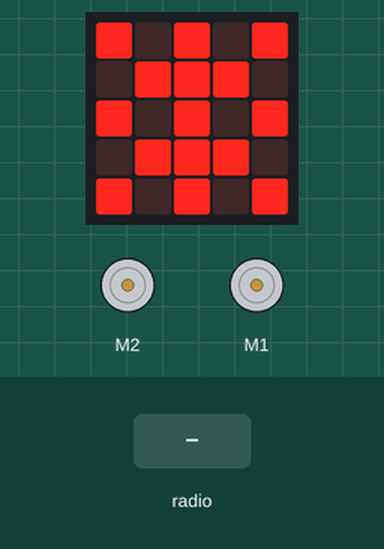
Bench run of a program on a simulated BBC micro:bit (MakeCode). Shown: the board's 5×5 LED display, 2 × DC motor (green arrow = forward, orange = backward, longer = faster). Inputs (shaded band) come from the test bench.

Above: at 1.6 s.
1.7 s: radio message "1" arrives
At 1.85 s:
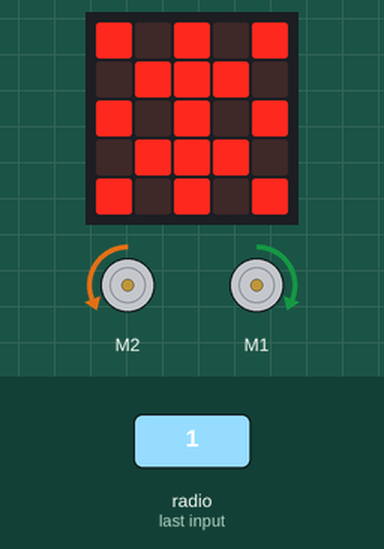
At 3.4 s:
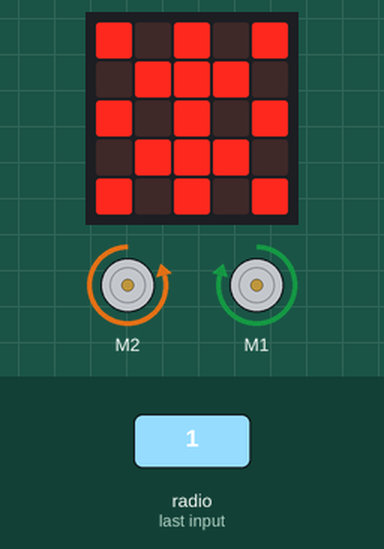
3.7 s: radio message "0" arrives
At 5.1 s:
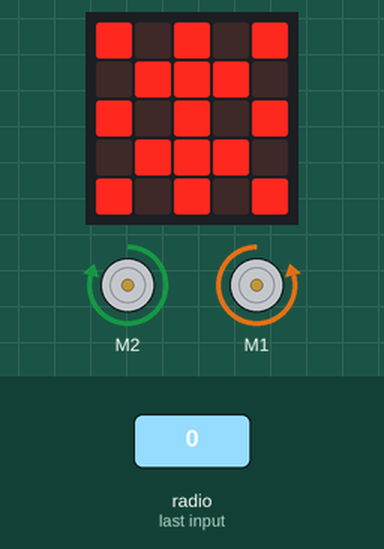
Timing chart, 0 to 6.7 s (numbered marks = the images above; inputs shaded):
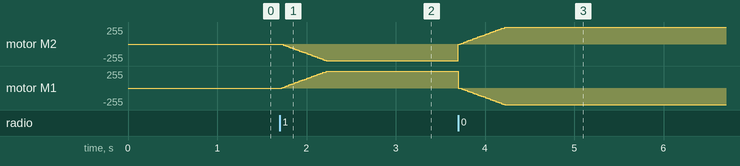

The program:

main.ts
```typescript
let cn = 0
let spd = 0
radio.setGroup(10)
basic.showLeds(`
    # . # . #
    . # # # .
    # . # . #
    . # # # .
    # . # . #
    `)

radio.onReceivedNumber(function (receivedNumber) {
    if (receivedNumber === 0) {
        if (cn !== 0) {
            cn = 0
            spd = 0

            while (spd < 100) {
                kitronik_motor_driver.motorOn(kitronik_motor_driver.Motors.Motor1, kitronik_motor_driver.MotorDirection.Reverse, spd)
                kitronik_motor_driver.motorOn(kitronik_motor_driver.Motors.Motor2, kitronik_motor_driver.MotorDirection.Forward, spd)
                spd += 2
                basic.pause(10)
            }
        }
    }
    if (receivedNumber === 1) {
        if (cn !== 1) {
            cn = 1
            spd = 0
            while (spd < 100) {
                kitronik_motor_driver.motorOn(kitronik_motor_driver.Motors.Motor2, kitronik_motor_driver.MotorDirection.Reverse, spd)
                kitronik_motor_driver.motorOn(kitronik_motor_driver.Motors.Motor1, kitronik_motor_driver.MotorDirection.Forward, spd)
                spd += 2
                basic.pause(10)
            }
        }
    }
    if (receivedNumber === 2) {
        if (cn !== 2) {
            cn = 2
            spd = 0
            while (spd < 100) {
                kitronik_motor_driver.motorOn(kitronik_motor_driver.Motors.Motor1, kitronik_motor_driver.MotorDirection.Reverse, spd)
                kitronik_motor_driver.motorOn(kitronik_motor_driver.Motors.Motor2, kitronik_motor_driver.MotorDirection.Reverse, spd)
                spd += 1
                basic.pause(10)
            }
        }

    }
    if (receivedNumber === 3) {
        if (cn !== 3) {
            cn = 3
            spd = 0
            kitronik_motor_driver.motorOff(kitronik_motor_driver.Motors.Motor1)
            kitronik_motor_driver.motorOff(kitronik_motor_driver.Motors.Motor2)
        }

    }
    if (receivedNumber === 4) {
        if (cn !== 4) {
            cn = 4
            spd = 0
            while (spd < 100) {
                kitronik_motor_driver.motorOn(kitronik_motor_driver.Motors.Motor1, kitronik_motor_driver.MotorDirection.Forward, spd)
                kitronik_motor_driver.motorOn(kitronik_motor_driver.Motors.Motor2, kitronik_motor_driver.MotorDirection.Forward, spd)
                spd += 1
                basic.pause(10)
            }
        }
    }
}
)
```

test.ts
```typescript
// testit kuuluvat tänne; tätä ei koota, kun tätä pakettia käytetään laajennuksena.
```

Measured:
- after the input at 1.7 s, motor M2: moves from stopped to backward 250/255 over 0.50 s, starting at once; motor M1: moves from stopped to forward 250/255 over 0.50 s, starting at once
- after the input at 3.7 s, motor M2: moves from backward 250/255 to forward 250/255 over 0.52 s, starting at once; motor M1: moves from forward 250/255 to backward 250/255 over 0.52 s, starting at once
